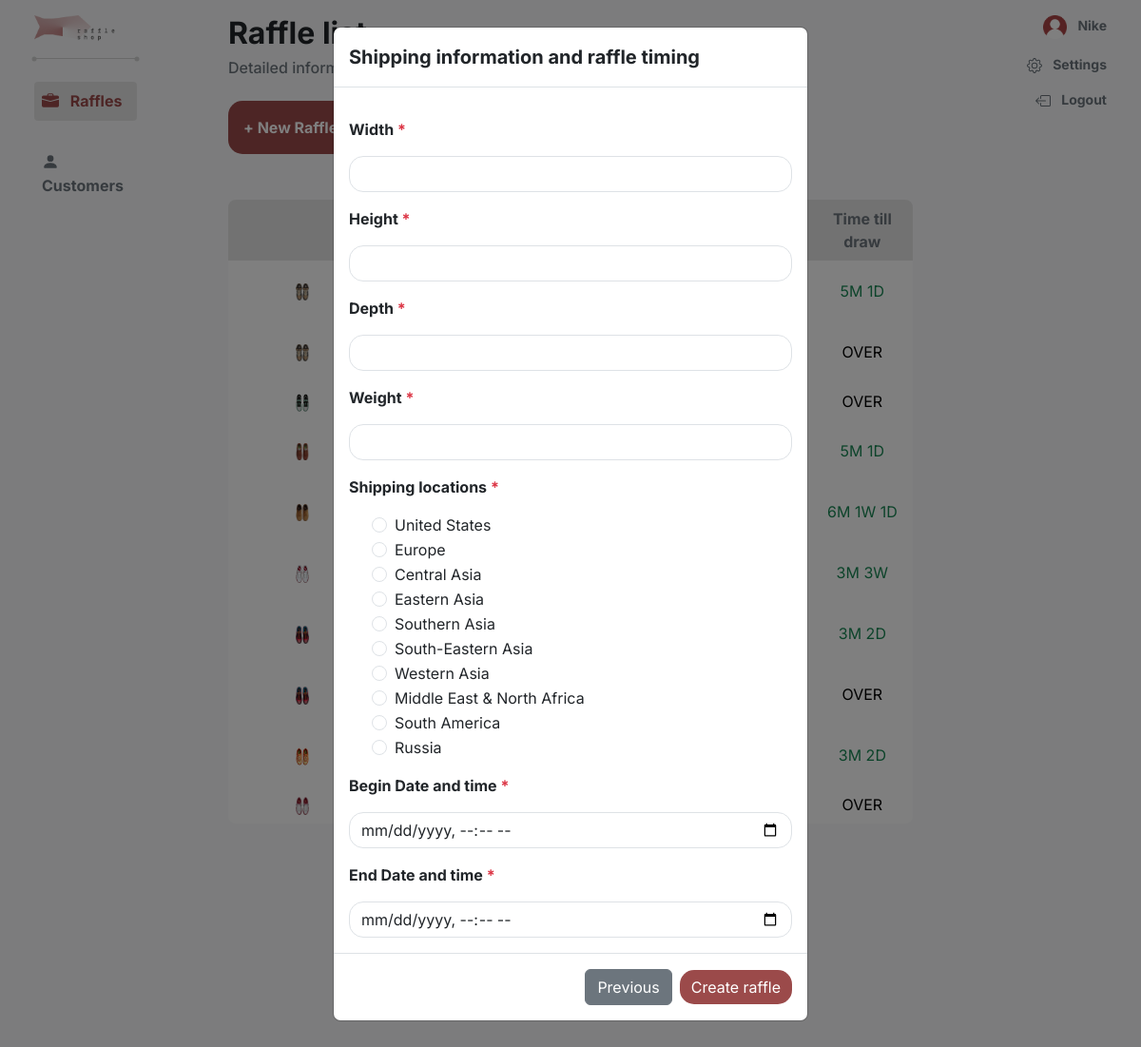
/create_raffle_second/ (signed in), run on the app's committed database.
### raffleshop/models.py (models this page shows, shortened)
class Raffle(models.Model):
    begin_datetime = models.DateTimeField()
    end_datetime = models.DateTimeField()
    product = models.ForeignKey(
        Product, on_delete=models.CASCADE, related_name="raffles")
    product_price = MoneyField(
        decimal_places=2,
        default=0,
        default_currency='USD',
        max_digits=11,
    )
    ticket_price = MoneyField(
        decimal_places=2,
        default=0,
        default_currency='USD',
        max_digits=11,
    )
    num_pairs = models.IntegerField()
    shipping_info = models.ForeignKey(
        ShippingInfo, on_delete=models.CASCADE, related_name="raffles", null=True, blank=True)

class Product(models.Model):
    name = models.CharField(max_length=255)
    description = models.TextField()
    series = models.ForeignKey(
        Series, on_delete=models.CASCADE, related_name="products", blank=True, null=True)

class ProductImage(models.Model):
    description = models.CharField(
        max_length=250, default="No description for image.")
    product = models.ForeignKey(
        Product, on_delete=models.CASCADE, related_name='images')
    file = models.FileField(upload_to='product_images', blank=True)

### raffleshop/views.py (the view, shortened to what this page needs)
# urls.py: path('create_raffle_second/', views.create_raffle_second,
def create_raffle_second(request, pipe=None):
    if not request.user.is_authenticated or not request.user.is_staff:
        return redirect("home")
    raffles_from_seller = Raffle.objects.filter(
        product__series__brand__username=request.user.username)
    series_from_seller = Series.objects.filter(
        brand__username=request.user.username)
    shipping_locations = ShippingInfo.LOCATION_CHOICES
    request.session['pipe'] = pipe
    return render(request, "create_raffle_second.html", {'raffles': raffles_from_seller, 'series': series_from_seller, 'shipping_locations': shipping_locations})

### raffleshop/templatetags/custom_filters.py (called while the page is built)
@register.filter(name='remaining_time')
def remaining_time(end_datetime):
    now = timezone.now()
    time_difference = end_datetime - now
    is_future = time_difference.total_seconds() > 0
    time_difference = abs(time_difference)
    weeks = time_difference.days // 7
    days = time_difference.days % 7
    months = weeks // 4
    weeks %= 4
    parts = []
    if months > 0:
        parts.append(f"{months}M")
    if weeks > 0:
        parts.append(f"{weeks}W")
    if days > 0 or (months == 0 and weeks == 0):
        parts.append(f"{days}D")
    formatted_time = " ".join(parts)
    return (formatted_time, is_future)

### templates/create_raffle_second.html (shortened to what this page needs)
{% load crispy_forms_filters %} {% load crispy_forms_tags %}
{% load custom_filters %}
<!DOCTYPE html>
<html lang="en">
  <head>
    {% load bootstrap5 static %} {% bootstrap_css %} {% bootstrap_javascript %}
    <link rel="stylesheet" href="{% static 'css/styles.css' %}" />
  </head>
  <body class="bg-light">
    <div class="sellers container-fluid bg-light text-dark mx-0 px-0">
      <div class="row">
        <div class="col-lg-2 px-5 py-3">
          <a class="d-inline-block" href="/">
            <img
              class="logo-top-center"
              src="{% static 'img/logo-light.png' %}"
              width="100%"
              height="auto"
            />
          </a>
          <div class="dotted-hr my-3 opacity-50"></div>
          <div class="inter fw-bold my-4 sellers-menu-item active p-2">
            <a href="#" class="text-reset text-decoration-none">
              Raffles
            </a>
          </div>
          <div class="inter fw-bold my-4 text-secondary sellers-menu-item p-2">
            <a href="#" class="text-reset text-decoration-none">
              <svg
                xmlns="http://www.w3.org/2000/svg"
                width="18"
                height="18"
                fill="currentColor"
                class="bi bi-person-fill me-2 mb-1"
                viewBox="0 0 16 16"
              >
                <path
                  d="M3 14s-1 0-1-1 1-4 6-4 6 3 6 4-1 1-1 1H3Zm5-6a3 3 0 1 0 0-6 3 3 0 0 0 0 6Z"
                />
              </svg>
              Customers
            </a>
          </div>
        </div>
        <div class="col-lg-8 ps-lg-5 px-5 py-3">
          <h2 class="h2 inter fw-bold">Raffle list</h2>
          <h3 class="h6 inter text-secondary">
            Detailed information about raffles you've held
          </h3>
          <button
            class="btn btn-primary inter fw-bold p-3 mt-3"
            data-bs-toggle="modal"
            data-bs-target="#exampleModalCenter"
          >
            + New Raffle
          </button>
          <div
            class="modal fade"
            id="exampleModalCenter"
            data-bs-backdrop="static"
            data-bs-keyboard="false"
            tabindex="-1"
            role="dialog"
            aria-labelledby="exampleModalCenterTitle"
            aria-hidden="true"
          >
            <div class="modal-dialog modal-dialog-centered" role="document">
              <div class="modal-content">
                <div class="modal-header">
                  <h5
                    class="modal-title fw-bold inter"
                    id="exampleModalLongTitle"
                  >
                    Shipping information and raffle timing
                  </h5>
                </div>
                <div class="modal-body inter">
                  <form
                    id="create-raffle"
                    method="post"
                    action="/create_raffle_second/"
                    enctype="multipart/form-data"
                  >
                    <p class="fw-bold mt-3">
                      Width <span class="text-danger">*</span>
                    </p>
                    <input
                      form="create-raffle"
                      type="text"
                      id="width"
                      name="width"
                      class="form-control text-dark my-0"
                      required
                    />
                    <p class="fw-bold mt-3">
                      Height <span class="text-danger">*</span>
                    </p>
                    <input
                      form="create-raffle"
                      type="text"
                      id="height"
                      name="height"
                      class="form-control text-dark my-0"
                      required
                    />
                    <p class="fw-bold mt-3">
                      Depth <span class="text-danger">*</span>
                    </p>
                    <input
                      form="create-raffle"
                      type="text"
                      id="depth"
                      name="depth"
                      class="form-control text-dark my-0"
                      required
                    />
                    <p class="fw-bold mt-3">
                      Weight <span class="text-danger">*</span>
                    </p>
                    <input
                      form="create-raffle"
                      type="text"
                      id="weight"
                      name="weight"
                      class="form-control text-dark my-0"
                      required
                    />
                    <p class="fw-bold mt-3">
                      Shipping locations <span class="text-danger">*</span>
                    </p>
                    <div class="form-check">
                      {% for loc in shipping_locations %}
                      <div class="form-check">
                        <input
                          class="form-check-input"
                          type="checkbox"
                          value="{{ loc.0 }}"
                          id="flexCheckDefault"
                        />
                        <label
                          class="form-check-label my-0 py-0"
                          for="flexCheckDefault"
                        >
                          {{ loc.1 }}
                        </label>
                      </div>
                      {% endfor %}
                    </div>
                    <p class="fw-bold mt-3">
                      Begin Date and time <span class="text-danger">*</span>
                    </p>
                    <input
                      form="create-raffle"
                      type="datetime-local"
                      id="begin_datetime"
                      name="begin_datetime"
                      class="form-control text-dark my-0"
                    />
                    <p class="fw-bold mt-3">
                      End Date and time <span class="text-danger">*</span>
                    </p>
                    <input
                      form="create-raffle"
                      type="datetime-local"
                      id="end_datetime"
                      name="end_datetime"
                      class="form-control text-dark my-0"
                    />
                  </form>
                </div>
                <div class="modal-footer">
                  <button
                    class="btn btn-secondary inter"
                    onclick="history.back()"
                  >
                    Previous
                  </button>
                  <button
                    form="create-raffle"
                    type="submit"
                    class="btn btn-primary inter"
                  >
                    Create raffle
                  </button>
                </div>
              </div>
            </div>
          </div>
          <div class="table-responsive inter my-5">
            <table
              class="table table-borderless rounded rounded-3 overflow-hidden border-0 table-dashboard"
            >
              <thead>
                <tr>
                  <th
                    scope="col"
                    class="text-secondary align-middle text-center"
                  ></th>
                  <th
                    scope="col"
                    class="text-secondary align-middle text-center"
                  >
                  </th>
                  <th
                    scope="col"
                    class="text-secondary align-middle text-center"
                  >
                  </th>
                  <th
                    scope="col"
                    class="text-secondary align-middle text-center"
                  >
                  </th>
                  <th
                    scope="col"
                    class="text-secondary align-middle text-center"
                  >
                  </th>
                  <th
                    scope="col"
                    class="text-secondary align-middle text-center"
                  >
                    Time till draw
                  </th>
                </tr>
              </thead>
              <tbody class="text-center">
                {% for raffle in raffles %}
                <tr>
                  <td class="align-middle table-data-image">
                    {% with images_list=raffle.product.images.all %}
                    <img
                      src="{{ images_list.3.file.url }}"
                      width="10%"
                      height="auto"
                      alt="Product Image"
                    />
                    {% endwith %}
                  </td>
                  <td class="align-middle fw-bold">
                  </td>
                  <td class="align-middle">{{ raffle.num_pairs }}</td>
                  <td class="align-middle">{{ raffle.ticket_price }}</td>
                  <td class="align-middle">{{ raffle.product_price }}</td>
                  <td class="align-middle">
                    {% with time_info=raffle.end_datetime|remaining_time %}
                    {% if time_info.1 %}
                    <span class="text-success">{{ time_info.0 }}</span>
                    {% else %}
                    OVER
                    {% endif %}
                    {% endwith %}
                  </td>
                </tr>
                {% endfor %}
              </tbody>
            </table>
          </div>
        </div>
        <div
          class="col-lg-2 px-5 py-3 my-lg-0 my-3 small text-lg-end text-center"
        >
          <a
            href="#"
            class="text-secondary text-decoration-none inter fw-bold d-block mb-3"
            ><img
              src="{% static 'img/user-img.png' %}"
              width="25px"
              height="auto"
              class="me-2"
            />
            {{ user.first_name }}</a
          >
          <a
            href="#"
            class="text-secondary text-decoration-none inter fw-bold d-block mb-3"
          >
            Settings
          </a>
          <a
            href="/logout/"
            class="text-secondary text-decoration-none inter fw-bold d-block"
          >
            Logout
          </a>
        </div>
      </div>
    </div>
  </body>
</html>

### static/css/styles.css (style rules this page uses)
* { box-sizing: border-box; }
body { background-color: #1e1e1e; color: white; font-family: Lekton, sans-serif; }
p, .sort-dropdown-menu > li > a, .btn-sort { font-family: Inter, sans-serif; }
.sneaker-card, .product-gallery-img, .series-image, .btn-primary { transition: opacity 0.2s ease-out !important; }
.dotted-hr { position: relative; height: 1px; background-color: #aeaeae; padding: 0 10px; }
.dotted-hr::before, .dotted-hr::after { content: ""; position: absolute; top: 50%; width: 5px; height: 5px; border-radius: 50%; background-color: #aeaeae; }
.dotted-hr::before { left: 0; transform: translate(-50%, -50%); }
.dotted-hr::after { right: 0; transform: translate(50%, -50%); }
.btn-primary { background-color: #9b4a4a !important; border: none !important; border-radius: 15px !important; }
input { background-color: transparent !important; border-radius: 15px !important; margin: 5px 0; color: white !important; }
label { margin: 10px 0 !important; }
.table-dashboard th { background-color: #e5e5e5 !important; }
.inter { font-family: Inter, sans-serif; }
.explore, .logo-big, .logo-top-center, #logo-checkout, .enroll > form > button { transition: filter 0.5s ease; }
.btn { white-space: normal !important; word-wrap: break-word; }
.sellers-menu-item.active { color: #9b4a4a !important; background-color: #e5e5e5; border-radius: 4px; }
.table-data-image { max-width: 200px !important; }

### templates/create_raffle_second.html (style rules this page uses)
body { overflow-x: hidden; }

### data on the page
Raffle: product.images.all.3.file (picture), value "5M 1D"
Raffle: product.images.all.3.file (picture), shows "OVER"
Raffle: product.images.all.3.file (picture), shows "OVER"
Raffle: product.images.all.3.file (picture), value "5M 1D"
Raffle: product.images.all.3.file (picture), value "6M 1W 1D"
Raffle: product.images.all.3.file (picture), value "3M 3W"
Raffle: product.images.all.3.file (picture), value "3M 2D"
Raffle: product.images.all.3.file (picture), shows "OVER"
Raffle: product.images.all.3.file (picture), value "3M 2D"
Raffle: product.images.all.3.file (picture), shows "OVER"

### other printed values
{{ loc.1 }} "United States" "Europe" "Central Asia" "Eastern Asia" "Southern Asia" "South-Eastern Asia" "Western Asia" "Middle East & North Africa" "South America" "Russia"
{{ user.first_name }} "Nike"
